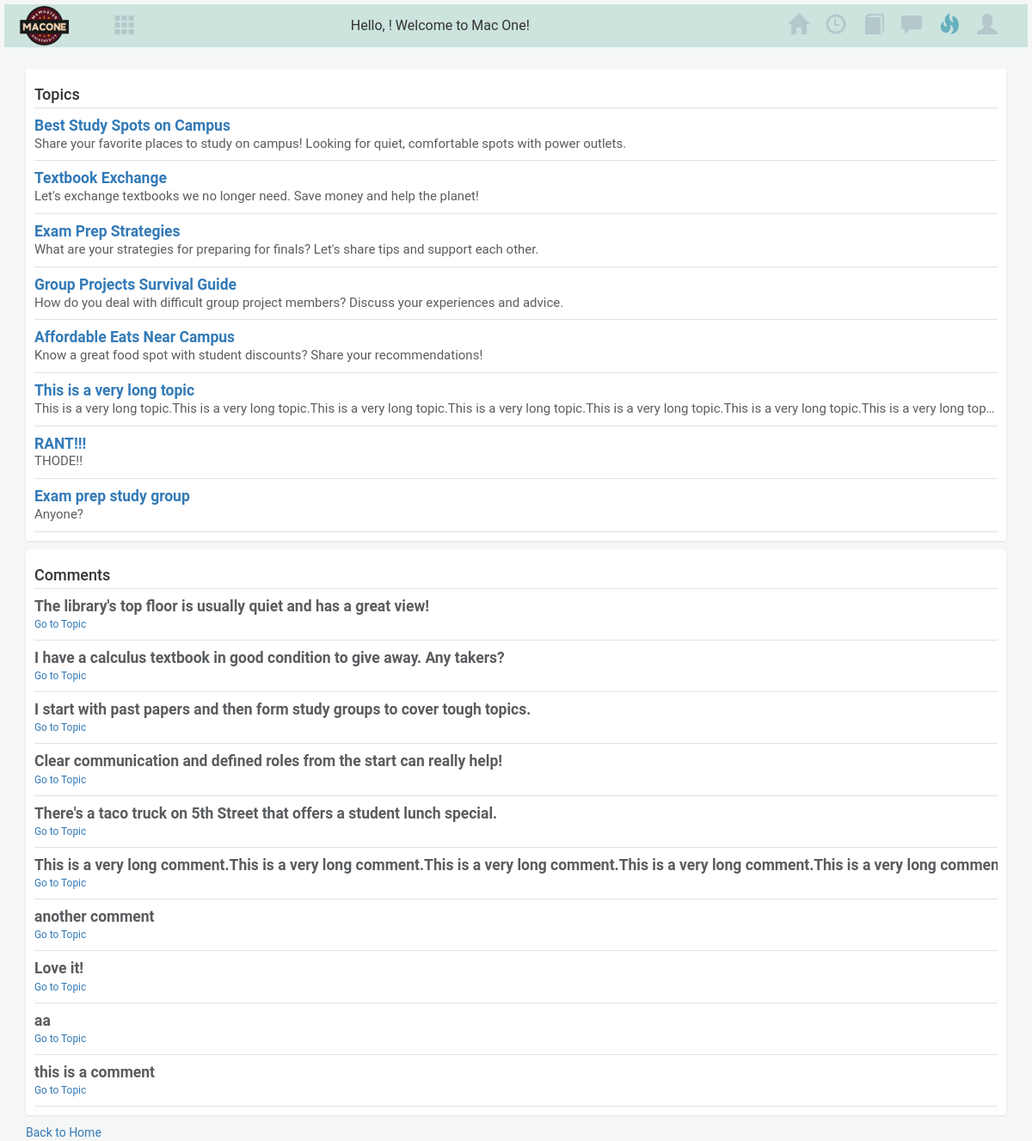
Before: /search_forum with the older database file.
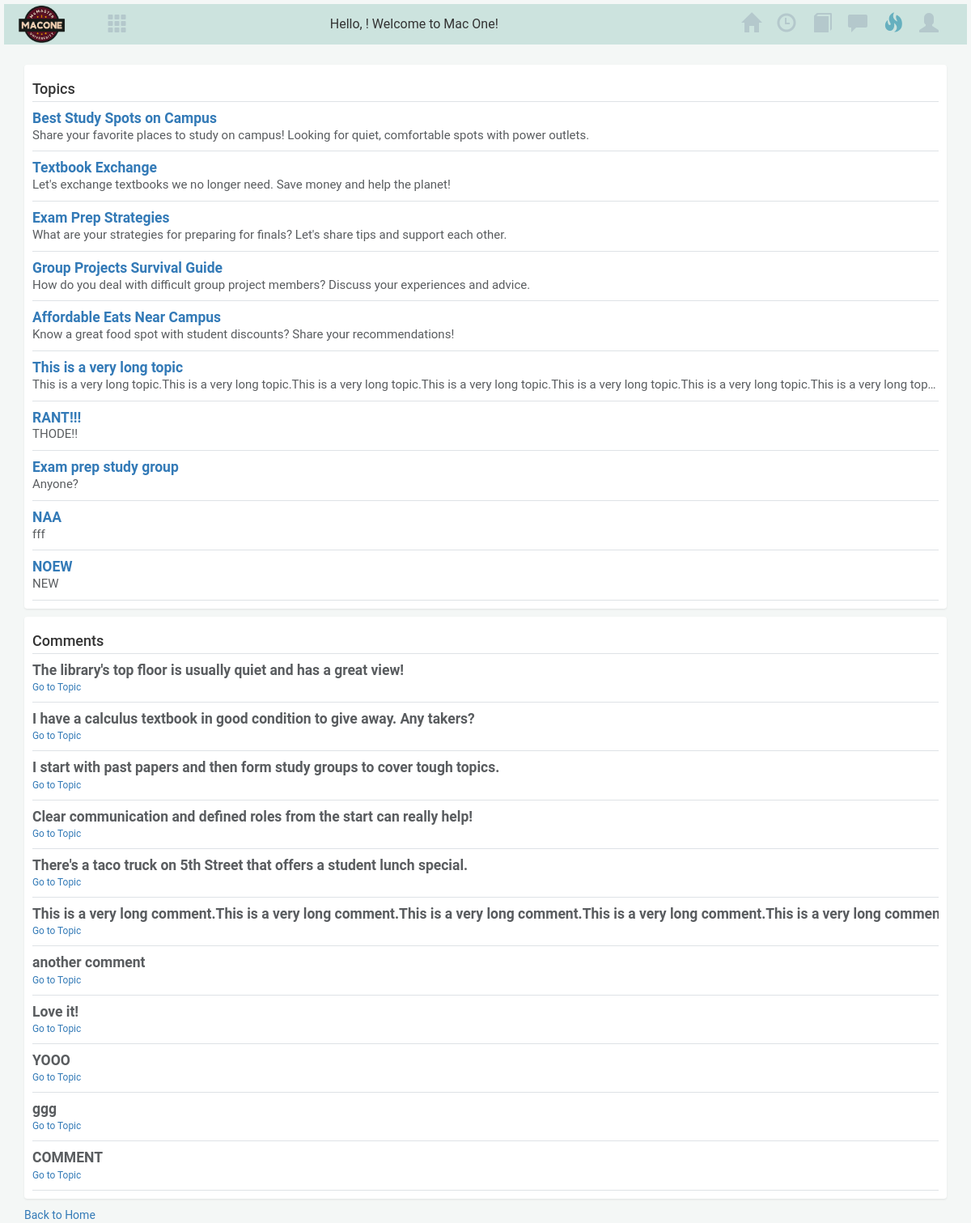
After: the same page with the newer database file.
### helper.py (models this page shows)
class Topic(db.Model):
    id = db.Column(db.Integer, primary_key=True)
    title = db.Column(db.String(80), nullable=False)
    description = db.Column(db.String(120))
    userId = db.Column(db.Integer, db.ForeignKey("user.userId"))

class Comment(db.Model):
    id = db.Column(db.Integer, primary_key=True)
    text = db.Column(db.String, nullable=False)
    topicId = db.Column(db.Integer, db.ForeignKey("topic.id"))
    userId = db.Column(db.Integer, db.ForeignKey("user.userId"))

### app.py (the view)
@app.route("/search_forum")
def search():
    global current_page
    current_page = "forum_page"
    query = request.args.get("query", "")
    matching_topics = Topic.query.filter(
        Topic.title.contains(query) | Topic.description.contains(query)
    ).all()
    matching_comments = Comment.query.filter(
        Comment.text.contains(query)
    ).all()
    results = {"topics": matching_topics, "comments": matching_comments}
    return render_template(
        "search_forum_results.html",
        results=results,
        query=query,
        userId=userId,
        current_page=current_page,
        username=username,
    )

### templates/search_forum_results.html (shortened to what this page needs)
<!doctype html>
<html lang="en">
    <head>
        <link href="https://cdn.jsdelivr.net/npm/bootstrap@5.3.2/dist/css/bootstrap.min.css" rel="stylesheet">
        <link rel="stylesheet" type="text/css" href="{{ url_for('static', filename='style.css') }}" />
        <link rel="stylesheet" href="http://maxcdn.bootstrapcdn.com/bootstrap/3.3.7/css/bootstrap.min.css">
        <link rel="stylesheet" href="https://cdnjs.cloudflare.com/ajax/libs/font-awesome/4.7.0/css/font-awesome.min.css">
        <link rel="stylesheet" type="text/css" href="{{ url_for('static', filename='task.css') }}" />
      </head>
<body>
  {% include 'header.html' %}
  <div class="container my-4 truncate topicpage">
    <div class="my-3 p-3 bg-body rounded shadow-sm">
        <h4 class="border-bottom pb-2 mb-0">Topics</h4>
        {% for topic in results.topics %}
        <div class="d-flex text-muted pt-3">
          <div class="pb-3 mb-0 small lh-sm border-bottom w-100">
            <div class="d-flex justify-content-between">
              <strong class="text-gray-dark truncate">
                <a href="/forum/topic/{{ topic.id }}">{{ topic.title }}</a>
              </strong>
            </div>
            <span class="d-block truncate">{{ topic.description }}</span>
          </div>
        </div>
        {% else %}
        <p>No matching topics found.</p>
        {% endfor %}
      </div>
      <div class="my-3 p-3 bg-body rounded shadow-sm">
        <h4 class="border-bottom pb-2 mb-0">Comments</h4>
        {% for comment in results.comments %}
        <div class="d-flex text-muted pt-3 truncate">
          <div class="pb-3 mb-0 small lh-sm border-bottom w-100">
            <strong class="text-gray-dark truncate">
              {{ comment.text }}
            </strong>
            <a href="/forum/topic/{{ comment.topicId }}" class="d-block mt-1">Go to Topic</a>
          </div>
        </div>
        {% else %}
        <p>No matching comments found.</p>
        {% endfor %}
      </div>
    <a href="{{ url_for('forum_page') }}">Back to Home</a>
  </div>
</body>
</html>

Changed rows visible on the page:
added Topic: title "NAA", description "fff"
added Topic: title "NOEW", description "NEW"
changed Comment: text "aa" → "YOOO"
changed Comment: text "this is a comment" → "ggg"
added Comment: text "COMMENT"
